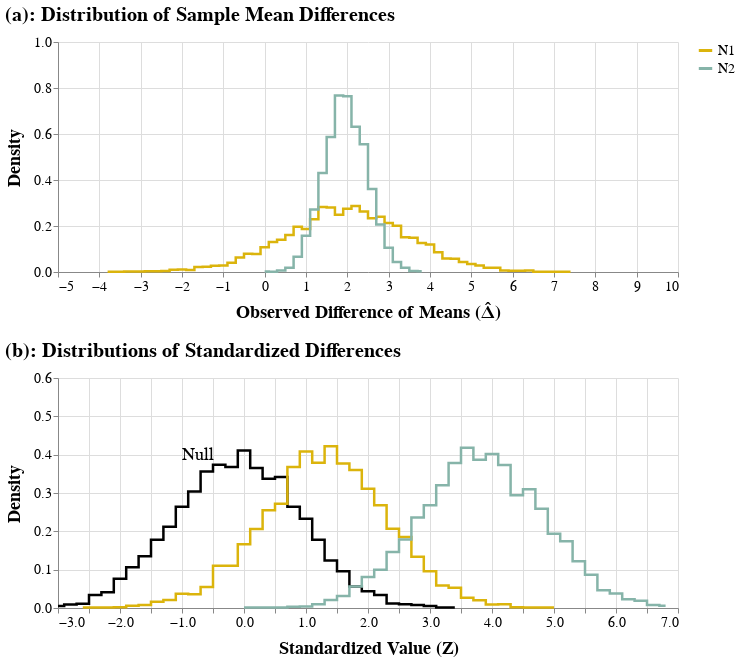

Notebook cell for this chart:
### Code cell
#| code-summary: "widget"
# --- Parameters ---
seed = 2  # change this to any int (or set to None for non-reproducible draws)
delta = mu_girls - mu_boys
num_samples_dist = 5000
bin_step = 0.2

# colors
c_n1 = "#dbb40c"
c_n2 = "#86b4a9"
c_null = "#000000"

# --- RNG (seedable) ---
rng = np.random.default_rng(seed) if seed is not None else np.random.default_rng()

# --- Independent random draws ---
data_dist = pd.DataFrame({"sample_id": np.arange(num_samples_dist)})
data_dist["z0"] = rng.normal(0, 1, num_samples_dist)  # null
data_dist["z1"] = rng.normal(0, 1, num_samples_dist)  # N1
data_dist["z2"] = rng.normal(0, 1, num_samples_dist)  # N2

# --- Interactive sliders ---
n1_slider = alt.param(name="N1", value=50,  bind=alt.binding_range(min=5, max=400, step=1, name="n1 "))
n2_slider = alt.param(name="N2", value=400, bind=alt.binding_range(min=5, max=400, step=1, name="n2 "))

# ------------------------------------------------------------------
# helper: step histogram from a single computed value column
# if label is not None, it creates a "lbl" field for legend/color
# ------------------------------------------------------------------
def step_hist(calc_expr, x_domain, y_domain, x_title, color=None, label=None, show_legend=False):
    base = (
        alt.Chart(data_dist)
        .transform_calculate(value=calc_expr)
        .transform_joinaggregate(total="count()")
        .transform_bin(
            ["bin_start", "bin_end"],
            field="value",
            bin=alt.Bin(extent=x_domain, step=bin_step),
        )
        .transform_aggregate(count="count()", groupby=["bin_start", "bin_end", "total"])
        .transform_calculate(density=f"datum.count / (datum.total * {bin_step})")
        .mark_line(interpolate="step", strokeWidth=2.5)
        .encode(
            x=alt.X("bin_start:Q", scale=alt.Scale(domain=x_domain), title=x_title),
            y=alt.Y("density:Q", stack=None, scale=alt.Scale(domain=y_domain), title="Density"),
        )
        .properties(width=620, height=230)
    )

    if label is None:
        return base.encode(color=alt.value(color))

    leg = (
        alt.Legend(
            title=None,
            orient="right",
            labelFontSize=14,
            symbolSize=180,
            symbolStrokeWidth=3,
        )
        if show_legend
        else None
    )

    return (
        base
        .transform_calculate(lbl=f"'{label}'")
        .encode(
            color=alt.Color(
                "lbl:N",
                scale=alt.Scale(domain=["N1", "N2"], range=[c_n1, c_n2]),
                legend=leg,
            )
        )
    )

# ---------------- TOP PANEL (only N1 and N2) ----------------
top_n1 = step_hist(
    calc_expr=f"{delta} + datum.z1 * sqrt(2 * {sigma**2} / N1)",
    x_domain=[-5, 10],
    y_domain=[0, 1.0],
    x_title="Observed Difference of Means (Δ̂)",
    label="N1",
    show_legend=True,
)

top_n2 = step_hist(
    calc_expr=f"{delta} + datum.z2 * sqrt(2 * {sigma**2} / N2)",
    x_domain=[-5, 10],
    y_domain=[0, 1.0],
    x_title="Observed Difference of Means (Δ̂)",
    label="N2",
    show_legend=True,
)

top_row = alt.layer(top_n1, top_n2).properties(
    title="(a): Distribution of Sample Mean Differences"
).resolve_scale(color="shared")

# ---------------- BOTTOM PANEL (null + alts, no legend) ----------------
bottom_null = step_hist(
    calc_expr="datum.z0",
    x_domain=[-3, 7],
    y_domain=[0, 0.6],
    x_title="Standardized Value (Z)",
    color=c_null,
)

bottom_n1 = step_hist(
    calc_expr=f"datum.z1 + ({delta} / ({sigma} * sqrt(2 / N1)))",
    x_domain=[-3, 7],
    y_domain=[0, 0.6],
    x_title="Standardized Value (Z)",
    color=c_n1,
)

bottom_n2 = step_hist(
    calc_expr=f"datum.z2 + ({delta} / ({sigma} * sqrt(2 / N2)))",
    x_domain=[-3, 7],
    y_domain=[0, 0.6],
    x_title="Standardized Value (Z)",
    color=c_n2,
)

null_text = alt.Chart(pd.DataFrame({"x": [-1.0], "y": [0.4], "label": ["Null"]})).mark_text(
    align="left",
    baseline="middle",
    fontSize=18,
    color="black",
).encode(
    x="x:Q",
    y="y:Q",
    text="label:N"
)

bottom_row = alt.layer(bottom_null, bottom_n1, bottom_n2, null_text).properties(
    title="(b): Distributions of Standardized Differences"
)

# ---------------- FINAL ----------------
chart = (
    alt.vconcat(top_row, bottom_row)
    .add_params(n1_slider, n2_slider)
    .configure_view(stroke=None)
    .configure_axis(
        grid=True,
        titleFontSize=18,
        labelFontSize=14,
        titlePadding=10,
    )
    .configure_title(
        fontSize=20,
        anchor="start",
        offset=10,
    )
)

chart

### Figure 1 — Vega-Lite specification as saved in the notebook (floating-point values rounded to 4 significant figures; data arrays with more than 128 entries replaced by an {"elided": "..."} marker saying what was removed)
{"config": {"view": {"continuousWidth": 300, "continuousHeight": 300, "stroke": null}, "axis": {"grid": true, "labelFontSize": 14, "titleFontSize": 18, "titlePadding": 10}, "title": {"anchor": "start", "fontSize": 20, "offset": 10}}, "vconcat": [{"layer": [{"mark": {"type": "line", "interpolate": "step", "strokeWidth": 2.5}, "encoding": {"color": {"field": "lbl", "legend": {"labelFontSize": 14, "orient": "right", "symbolSize": 180, "symbolStrokeWidth": 3, "title": null}, "scale": {"domain": ["N1", "N2"], "range": ["#dbb40c", "#86b4a9"]}, "type": "nominal"}, "x": {"field": "bin_start", "scale": {"domain": [-5, 10]}, "title": "Observed Difference of Means (Δ̂)", "type": "quantitative"}, "y": {"field": "density", "scale": {"domain": [0, 1.0]}, "stack": null, "title": "Density", "type": "quantitative"}}, "transform": [{"calculate": "2.047124914882488 + datum.z1 * sqrt(2 * 54.55029948286893 / N1)", "as": "value"}, {"joinaggregate": [{"op": "count", "as": "total"}]}, {"bin": {"extent": [-5, 10], "step": 0.2}, "field": "value", "as": ["bin_start", "bin_end"]}, {"aggregate": [{"op": "count", "as": "count"}], "groupby": ["bin_start", "bin_end", "total"]}, {"calculate": "datum.count / (datum.total * 0.2)", "as": "density"}, {"calculate": "'N1'", "as": "lbl"}]}, {"mark": {"type": "line", "interpolate": "step", "strokeWidth": 2.5}, "encoding": {"color": {"field": "lbl", "legend": {"labelFontSize": 14, "orient": "right", "symbolSize": 180, "symbolStrokeWidth": 3, "title": null}, "scale": {"domain": ["N1", "N2"], "range": ["#dbb40c", "#86b4a9"]}, "type": "nominal"}, "x": {"field": "bin_start", "scale": {"domain": [-5, 10]}, "title": "Observed Difference of Means (Δ̂)", "type": "quantitative"}, "y": {"field": "density", "scale": {"domain": [0, 1.0]}, "stack": null, "title": "Density", "type": "quantitative"}}, "transform": [{"calculate": "2.047124914882488 + datum.z2 * sqrt(2 * 54.55029948286893 / N2)", "as": "value"}, {"joinaggregate": [{"op": "count", "as": "total"}]}, {"bin": {"extent": [-5, 10], "step": 0.2}, "field": "value", "as": ["bin_start", "bin_end"]}, {"aggregate": [{"op": "count", "as": "count"}], "groupby": ["bin_start", "bin_end", "total"]}, {"calculate": "datum.count / (datum.total * 0.2)", "as": "density"}, {"calculate": "'N2'", "as": "lbl"}]}], "data": {"name": "data-9d44c938ebfbb9becf86b61ba98e3630"}, "height": 230, "resolve": {"scale": {"color": "shared"}}, "title": "(a): Distribution of Sample Mean Differences", "width": 620}, {"layer": [{"data": {"name": "data-9d44c938ebfbb9becf86b61ba98e3630"}, "mark": {"type": "line", "interpolate": "step", "strokeWidth": 2.5}, "encoding": {"color": {"value": "#000000"}, "x": {"field": "bin_start", "scale": {"domain": [-3, 7]}, "title": "Standardized Value (Z)", "type": "quantitative"}, "y": {"field": "density", "scale": {"domain": [0, 0.6]}, "stack": null, "title": "Density", "type": "quantitative"}}, "transform": [{"calculate": "datum.z0", "as": "value"}, {"joinaggregate": [{"op": "count", "as": "total"}]}, {"bin": {"extent": [-3, 7], "step": 0.2}, "field": "value", "as": ["bin_start", "bin_end"]}, {"aggregate": [{"op": "count", "as": "count"}], "groupby": ["bin_start", "bin_end", "total"]}, {"calculate": "datum.count / (datum.total * 0.2)", "as": "density"}]}, {"data": {"name": "data-9d44c938ebfbb9becf86b61ba98e3630"}, "mark": {"type": "line", "interpolate": "step", "strokeWidth": 2.5}, "encoding": {"color": {"value": "#dbb40c"}, "x": {"field": "bin_start", "scale": {"domain": [-3, 7]}, "title": "Standardized Value (Z)", "type": "quantitative"}, "y": {"field": "density", "scale": {"domain": [0, 0.6]}, "stack": null, "title": "Density", "type": "quantitative"}}, "transform": [{"calculate": "datum.z1 + (2.047124914882488 / (7.385817455290168 * sqrt(2 / N1)))", "as": "value"}, {"joinaggregate": [{"op": "count", "as": "total"}]}, {"bin": {"extent": [-3, 7], "step": 0.2}, "field": "value", "as": ["bin_start", "bin_end"]}, {"aggregate": [{"op": "count", "as": "count"}], "groupby": ["bin_start", "bin_end", "total"]}, {"calculate": "datum.count / (datum.total * 0.2)", "as": "density"}]}, {"data": {"name": "data-9d44c938ebfbb9becf86b61ba98e3630"}, "mark": {"type": "line", "interpolate": "step", "strokeWidth": 2.5}, "encoding": {"color": {"value": "#86b4a9"}, "x": {"field": "bin_start", "scale": {"domain": [-3, 7]}, "title": "Standardized Value (Z)", "type": "quantitative"}, "y": {"field": "density", "scale": {"domain": [0, 0.6]}, "stack": null, "title": "Density", "type": "quantitative"}}, "transform": [{"calculate": "datum.z2 + (2.047124914882488 / (7.385817455290168 * sqrt(2 / N2)))", "as": "value"}, {"joinaggregate": [{"op": "count", "as": "total"}]}, {"bin": {"extent": [-3, 7], "step": 0.2}, "field": "value", "as": ["bin_start", "bin_end"]}, {"aggregate": [{"op": "count", "as": "count"}], "groupby": ["bin_start", "bin_end", "total"]}, {"calculate": "datum.count / (datum.total * 0.2)", "as": "density"}]}, {"data": {"name": "data-49518d76c534c064870865d1b1fca1f3"}, "mark": {"type": "text", "align": "left", "baseline": "middle", "color": "black", "fontSize": 18}, "encoding": {"text": {"field": "label", "type": "nominal"}, "x": {"field": "x", "type": "quantitative"}, "y": {"field": "y", "type": "quantitative"}}}], "height": 230, "title": "(b): Distributions of Standardized Differences", "width": 620}], "params": [{"name": "N1", "bind": {"input": "range", "max": 400, "min": 5, "name": "n1 ", "step": 1}, "value": 50}, {"name": "N2", "bind": {"input": "range", "max": 400, "min": 5, "name": "n2 ", "step": 1}, "value": 400}], "$schema": "https://vega.github.io/schema/vega-lite/v6.1.0.json", "datasets": {"data-9d44c938ebfbb9becf86b61ba98e3630": {"elided": "5000 records"}, "data-49518d76c534c064870865d1b1fca1f3": [{"x": -1.0, "y": 0.4, "label": "Null"}]}}
